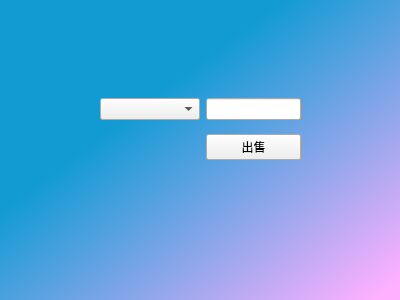
<?xml version="1.0" encoding="UTF-8"?>
<ui version="4.0">
 <class>sell</class>
 <widget class="QWidget" name="sell">
  <property name="geometry">
   <rect>
    <x>0</x>
    <y>0</y>
    <width>400</width>
    <height>300</height>
   </rect>
  </property>
  <property name="windowTitle">
   <string>Form</string>
  </property>
  <widget class="QWidget" name="gridLayoutWidget">
   <property name="geometry">
    <rect>
     <x>100</x>
     <y>90</y>
     <width>201</width>
     <height>80</height>
    </rect>
   </property>
   <layout class="QGridLayout" name="gridLayout">
    <item row="0" column="0">
     <widget class="QComboBox" name="comboBox">
      <property name="minimumSize">
       <size>
        <width>100</width>
        <height>0</height>
       </size>
      </property>
      <property name="maximumSize">
       <size>
        <width>200</width>
        <height>16777215</height>
       </size>
      </property>
     </widget>
    </item>
    <item row="0" column="1">
     <widget class="QLineEdit" name="lineEdit"/>
    </item>
    <item row="1" column="1">
     <widget class="QPushButton" name="pushButton">
      <property name="text">
       <string>出售</string>
      </property>
     </widget>
    </item>
   </layout>
  </widget>
  <widget class="QLabel" name="label">
   <property name="geometry">
    <rect>
     <x>0</x>
     <y>0</y>
     <width>400</width>
     <height>300</height>
    </rect>
   </property>
   <property name="styleSheet">
    <string notr="true">background-color: qlineargradient(spread:reflect, x1:0, y1:0, x2:1, y2:1, stop:0.352632 rgba(18, 155, 211, 255), stop:0.968421 rgba(255, 176, 255, 255));</string>
   </property>
   <property name="text">
    <string/>
   </property>
  </widget>
  <zorder>label</zorder>
  <zorder>gridLayoutWidget</zorder>
 </widget>
 <resources/>
 <connections/>
</ui>
